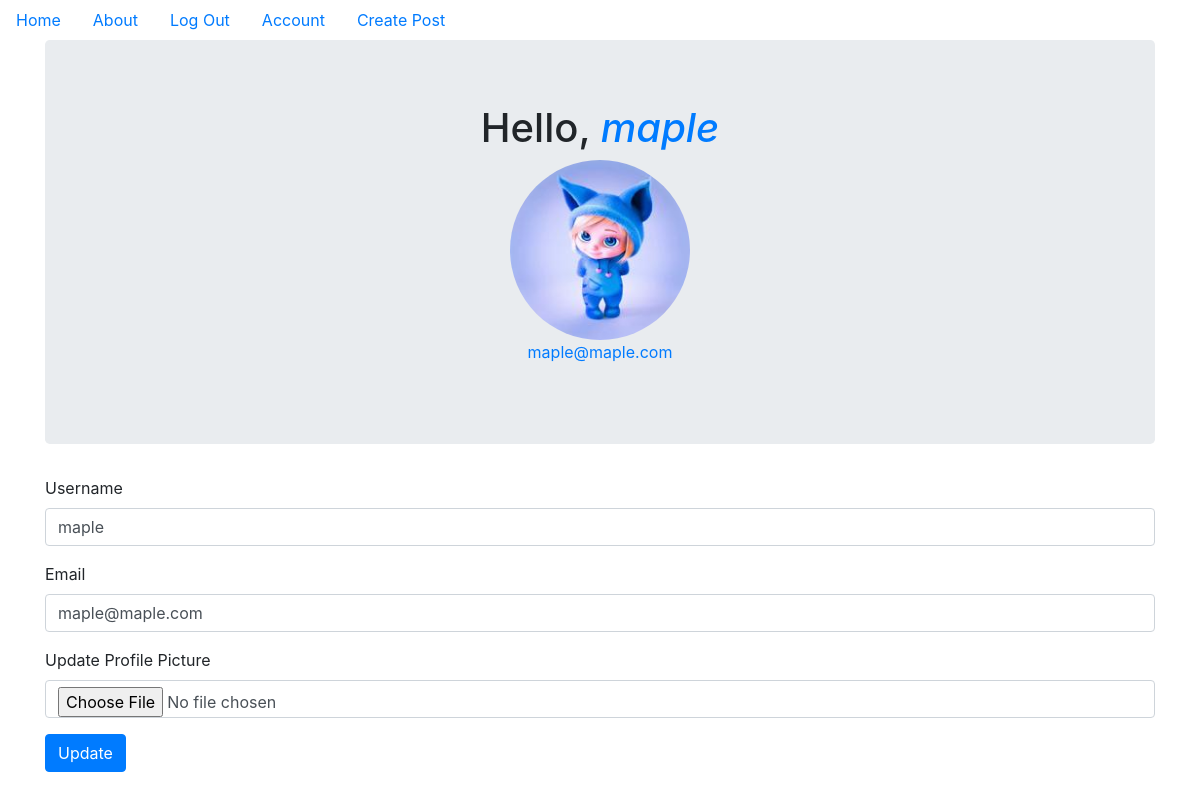
The app's page /update (signed in) with its own data.
### puppycompanyblog/models.py (models this page shows, shortened)
class User(db.Model, UserMixin):
    __tablename__ = 'users'
    id = db.Column(db.Integer, primary_key=True)
    profile_image = db.Column(db.String(64), nullable=False, default='default_profile.jpg')
    email = db.Column(db.String(64), unique=True, index=True)
    username = db.Column(db.String(64), unique=True, index=True)
    password_hash = db.Column(db.String(128))
    posts = db.relationship('BlogPost', backref='author', lazy=True)

### puppycompanyblog/users/views.py (the view)
@users.route('/update', methods=['GET', 'POST'])
@login_required
def account():
    form = UpdateUserForm()
    if form.validate_on_submit():
        if form.picture.data:
            username = current_user.username
            pic = add_profile_pic(form.picture.data, username)
        current_user.profile_image = pic
        current_user.email = form.email.data
        db.session.commit()
        flash('Update successful')
        return redirect(url_for('users.account'))
    elif request.method == 'GET':
        form.username.data = current_user.username
        form.email.data = current_user.email
    profile_image = url_for('static', filename='profile_pics/'+current_user.profile_image)
    return render_template('account.html', profile_image=profile_image, form=form)

### puppycompanyblog/users/forms.py (shortened to what this page needs)
class UpdateUserForm(FlaskForm):
    email = StringField('Email', validators=[DataRequired(), Email()])
    username = StringField('Username', validators=[DataRequired()])
    picture = FileField('Update Profile Picture', validators=[FileAllowed(['jpg', 'png'])])
    submit = SubmitField('Update')

### puppycompanyblog/models.py (called while the page is built)
@login_manager.user_loader
def load_user(user_id):
    return User.query.get(user_id)

### puppycompanyblog/templates/account.html (shortened to what this page needs)
{% extends "base.html" %}
{% block content %}
<div class="container">
<div class="jumbotron">
    <div align ='center'>
        <h1>Hello, <em style="color: #007bff">{{current_user.username}}</em></h1>
        <img align = 'center' style="width: 180px; height: 180px; border-radius: 50%;" src="{{url_for('static', filename='profile_pics/'+current_user.profile_image)}}"/>
        <p style="color: #007bff">{{ current_user.email}}</p>
    </div>
</div>
        <form method="POST" action="" enctype="multipart/form-data">
            <div class="form-group">
                {{form.username.label}} {{form.username(class='form-control')}}
            </div>
            <div class="form-group">
                {{form.email.label}} {{form.email(class='form-control')}}
            </div>
            <div class="form-group">
                {{form.picture.label}} {{form.picture(class='form-control')}}
            </div>
            <div class="form-group">
                {{form.submit(class='btn btn-primary')}}
            </div>
        </form>
</div>
{% endblock %}

### records on screen
User: username "maple", profile_image (picture), email "maple@maple.com"
